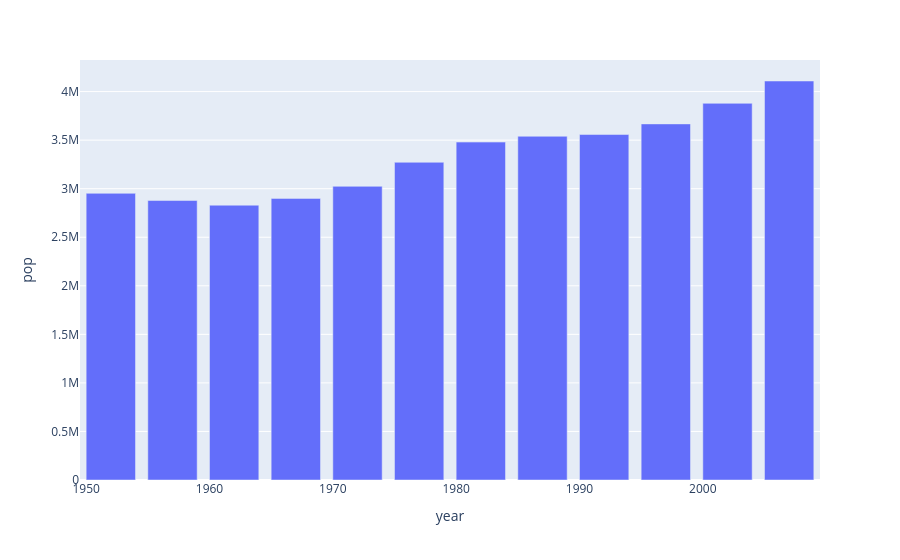

The notebook cell this image was saved under:
### Markdown cell above
We want to plot population levels over the years. We use `px.bar()`, its documentation is [here](https://plotly.com/python-api-reference/generated/plotly.express.bar). The arguments are: 
* ``data_frame``
* ``x`` the groups you are interested in
* ``y`` the counts you want to display

Can you see any trend (upwards or downwards)?

### Code cell
fig = px.bar(df, x='year', y='pop')
fig.show()

### Figure 1 — Plotly figure (JSON) as saved in the notebook; plotly's stock layout.template omitted (floating-point values rounded to 4 significant figures)
{"data": [{"hovertemplate": "year=%{x}<br>pop=%{y}<extra></extra>", "legendgroup": "", "marker": {"color": "#636efa", "pattern": {"shape": ""}}, "name": "", "orientation": "v", "showlegend": false, "textposition": "auto", "type": "bar", "x": [1952, 1957, 1962, 1967, 1972, 1977, 1982, 1987, 1992, 1997, 2002, 2007], "xaxis": "x", "y": [2952156, 2878220, 2830000, 2900100, 3024400, 3271900, 3480000, 3539900, 3557761, 3667233, 3879155, 4109086], "yaxis": "y"}], "layout": {"barmode": "relative", "legend": {"tracegroupgap": 0}, "margin": {"t": 60}, "xaxis": {"anchor": "y", "domain": [0, 1], "title": {"text": "year"}}, "yaxis": {"anchor": "x", "domain": [0, 1], "title": {"text": "pop"}}}}
